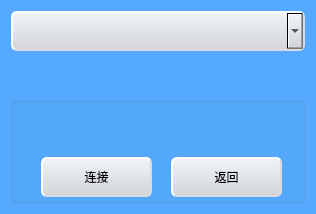
<?xml version="1.0" encoding="UTF-8"?>
<ui version="4.0">
 <class>DialogSerail</class>
 <widget class="QDialog" name="DialogSerail">
  <property name="geometry">
   <rect>
    <x>0</x>
    <y>0</y>
    <width>316</width>
    <height>214</height>
   </rect>
  </property>
  <property name="windowTitle">
   <string>Dialog</string>
  </property>
  <property name="styleSheet">
   <string notr="true">background-color: rgb(85, 170, 255);</string>
  </property>
  <layout class="QVBoxLayout" name="verticalLayout">
   <item>
    <widget class="QComboBox" name="portbox">
     <property name="minimumSize">
      <size>
       <width>0</width>
       <height>40</height>
      </size>
     </property>
     <property name="styleSheet">
      <string notr="true">/*按钮普通态*/
QComboBox{
         border-style: outset;
         border-width: 2px;
         border-color: #dadbde;
         border-radius: 6px;
         background-color: qlineargradient(x1: 0, y1: 0, x2:0, y2:1,stop: 0 #f0f4f8, stop: 1 #d2d4d8);    
}
</string>
     </property>
    </widget>
   </item>
   <item>
    <spacer name="verticalSpacer">
     <property name="orientation">
      <enum>Qt::Vertical</enum>
     </property>
     <property name="sizeType">
      <enum>QSizePolicy::Fixed</enum>
     </property>
     <property name="sizeHint" stdset="0">
      <size>
       <width>20</width>
       <height>40</height>
      </size>
     </property>
    </spacer>
   </item>
   <item>
    <widget class="QGroupBox" name="groupBox">
     <property name="title">
      <string/>
     </property>
     <widget class="QPushButton" name="openport">
      <property name="geometry">
       <rect>
        <x>30</x>
        <y>60</y>
        <width>111</width>
        <height>40</height>
       </rect>
      </property>
      <property name="minimumSize">
       <size>
        <width>0</width>
        <height>40</height>
       </size>
      </property>
      <property name="styleSheet">
       <string notr="true">/*按钮普通态*/
QPushButton{
         border-style: outset;
         border-width: 2px;
         border-color: #dadbde;
         border-radius: 6px;
         background-color: qlineargradient(x1: 0, y1: 0, x2:0, y2:1,stop: 0 #f0f4f8, stop: 1 #d2d4d8);    
}


/*按钮停留态*/
QPushButton:hover
{
    /*背景颜色*/  
    background-color:rgb(44 , 137 , 255);
}

/*按钮按下态*/
QPushButton:pressed
{
    /*背景颜色*/  
    background-color:rgb(14 , 135 , 228);
    /*左内边距为3像素，让按下时字向右移动3像素*/  
    padding-left:3px;
    /*上内边距为3像素，让按下时字向下移动3像素*/  
    padding-top:3px;
}</string>
      </property>
      <property name="text">
       <string>连接</string>
      </property>
     </widget>
     <widget class="QPushButton" name="openport_2">
      <property name="geometry">
       <rect>
        <x>160</x>
        <y>60</y>
        <width>111</width>
        <height>40</height>
       </rect>
      </property>
      <property name="minimumSize">
       <size>
        <width>0</width>
        <height>40</height>
       </size>
      </property>
      <property name="styleSheet">
       <string notr="true">/*按钮普通态*/
QPushButton{
         border-style: outset;
         border-width: 2px;
         border-color: #dadbde;
         border-radius: 6px;
         background-color: qlineargradient(x1: 0, y1: 0, x2:0, y2:1,stop: 0 #f0f4f8, stop: 1 #d2d4d8);    
}


/*按钮停留态*/
QPushButton:hover
{
    /*背景颜色*/  
    background-color:rgb(44 , 137 , 255);
}

/*按钮按下态*/
QPushButton:pressed
{
    /*背景颜色*/  
    background-color:rgb(14 , 135 , 228);
    /*左内边距为3像素，让按下时字向右移动3像素*/  
    padding-left:3px;
    /*上内边距为3像素，让按下时字向下移动3像素*/  
    padding-top:3px;
}</string>
      </property>
      <property name="text">
       <string>返回</string>
      </property>
     </widget>
    </widget>
   </item>
  </layout>
 </widget>
 <resources/>
 <connections/>
</ui>
